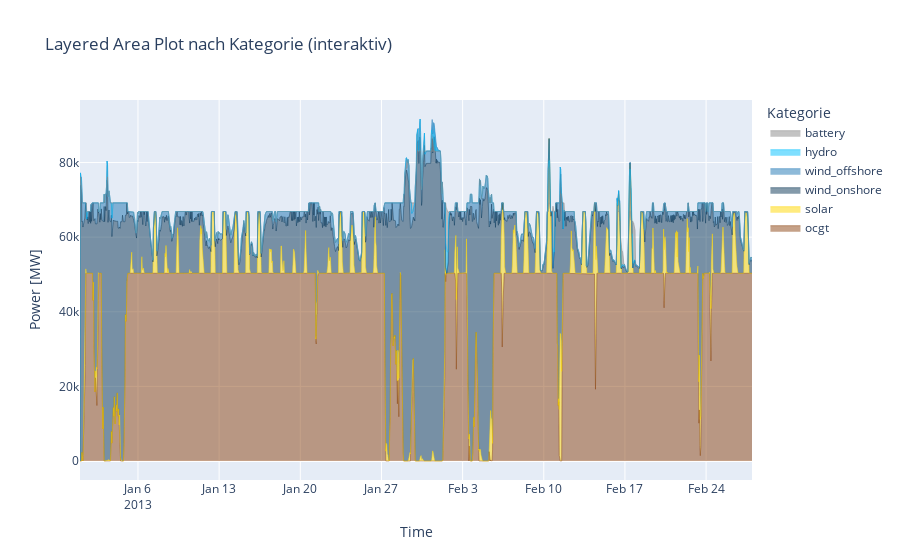

Notebook source saved alongside this figure:
### Markdown cell above
# 2. YEARLY Dispatch

# 2.1. Chronological stacked area plot

### Code cell
query = f"SELECT * FROM unit_dispatch where simulation = '{scenario}_{study_case}'"
dispatch_df = pd.read_sql(query, db)
dispatch_df = dispatch_df.drop_duplicates(subset=["time", "unit"], keep="first")

dispatch_df = dispatch_df.sort_values("time")

# Plot daily merit order curves (one line per day) with cumulative power on the x-axis

dispatch_df["time"] = pd.to_datetime(dispatch_df["time"])
dispatch_df["date"] = dispatch_df["time"].dt.date

# Füge eine Spalte mit der Oberkategorie hinzu
dispatch_df["category"] = dispatch_df["unit"].map(unit_mapping)

# Summiere die Leistung pro Kategorie und Zeit
category_power = (
    dispatch_df.groupby(["time", "category"])["power"].sum().unstack(fill_value=0)
)

# Definiere ein Farbschema passend zu den Kategorien
category_colors = {
    "wind_onshore": "#0b3757",  # Dunkelblau
    "wind_offshore": "#1f77b4",  # Blau
    "solar": "#ffd700",  # Gelb
    "battery": "#888888",  # Grau
    "hydro": "#00bfff",  # Hellblau
    "ocgt": "#8B4513",  # Braun
    # Füge weitere Kategorien und Farben nach Bedarf hinzu
}

# Entferne demand
category_power_no_demand = category_power.drop(columns="demand", errors="ignore")

# Stelle sicher, dass die Farben zur Reihenfolge der Spalten passen
colors = [
    category_colors.get(cat, "#cccccc") for cat in category_power_no_demand.columns
]


# Reihenfolge von unten nach oben (die letzte Kategorie liegt ganz oben)
layer_order = ["ocgt", "solar", "wind_onshore", "wind_offshore", "hydro", "battery"]
bottom = np.zeros(len(category_power_no_demand))


fig = go.Figure()

bottom = np.zeros(len(category_power_no_demand))
for cat in layer_order:
    if cat in category_power_no_demand.columns:
        fig.add_trace(
            go.Scatter(
                x=category_power_no_demand.index,
                y=bottom + category_power_no_demand[cat],
                mode="lines",
                line=dict(width=0.5, color=category_colors.get(cat, "#cccccc")),
                fill="tonexty",
                name=cat,
            )
        )
        bottom += category_power_no_demand[cat].values

fig.update_layout(
    title="Layered Area Plot nach Kategorie (interaktiv)",
    xaxis_title="Time",
    yaxis_title="Power [MW]",
    legend_title="Kategorie",
    hovermode="x unified",
)
fig.show()

### Figure 1 — Plotly figure (JSON) as saved in the notebook; plotly's stock layout.template omitted (floating-point values rounded to 4 significant figures; data arrays with more than 128 entries replaced by an {"elided": "..."} marker saying what was removed)
{"data": [{"fill": "tonexty", "line": {"color": "#8B4513", "width": 0.5}, "mode": "lines", "name": "ocgt", "type": "scatter", "x": {"elided": "1392 str values"}, "y": {"elided": "1392 float values"}}, {"fill": "tonexty", "line": {"color": "#ffd700", "width": 0.5}, "mode": "lines", "name": "solar", "type": "scatter", "x": {"elided": "1392 str values"}, "y": {"elided": "1392 float values"}}, {"fill": "tonexty", "line": {"color": "#0b3757", "width": 0.5}, "mode": "lines", "name": "wind_onshore", "type": "scatter", "x": {"elided": "1392 str values"}, "y": {"elided": "1392 float values"}}, {"fill": "tonexty", "line": {"color": "#1f77b4", "width": 0.5}, "mode": "lines", "name": "wind_offshore", "type": "scatter", "x": {"elided": "1392 str values"}, "y": {"elided": "1392 float values"}}, {"fill": "tonexty", "line": {"color": "#00bfff", "width": 0.5}, "mode": "lines", "name": "hydro", "type": "scatter", "x": {"elided": "1392 str values"}, "y": {"elided": "1392 float values"}}, {"fill": "tonexty", "line": {"color": "#888888", "width": 0.5}, "mode": "lines", "name": "battery", "type": "scatter", "x": {"elided": "1392 str values"}, "y": {"elided": "1392 float values"}}], "layout": {"hovermode": "x unified", "legend": {"title": {"text": "Kategorie"}}, "title": {"text": "Layered Area Plot nach Kategorie (interaktiv)"}, "xaxis": {"title": {"text": "Time"}}, "yaxis": {"title": {"text": "Power [MW]"}}}}
